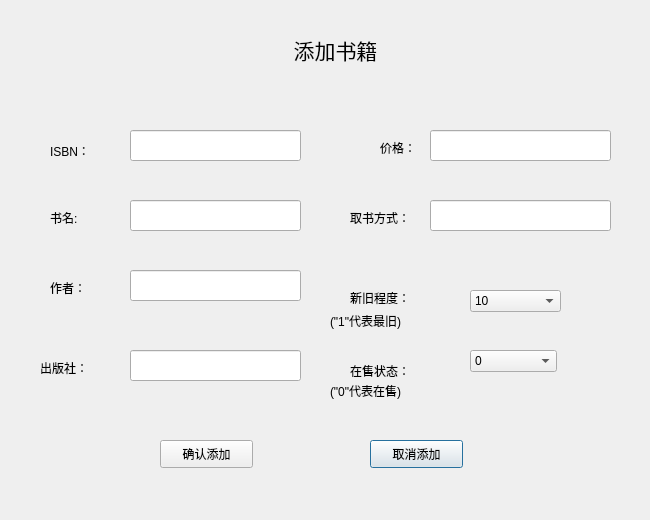
<?xml version="1.0" encoding="UTF-8"?>
<ui version="4.0">
 <class>InsertDialog</class>
 <widget class="QDialog" name="InsertDialog">
  <property name="geometry">
   <rect>
    <x>0</x>
    <y>0</y>
    <width>650</width>
    <height>520</height>
   </rect>
  </property>
  <property name="windowTitle">
   <string>Dialog</string>
  </property>
  <widget class="QLineEdit" name="takeMethodEdit">
   <property name="geometry">
    <rect>
     <x>430</x>
     <y>200</y>
     <width>181</width>
     <height>31</height>
    </rect>
   </property>
  </widget>
  <widget class="QPushButton" name="cancelButton">
   <property name="geometry">
    <rect>
     <x>370</x>
     <y>440</y>
     <width>93</width>
     <height>28</height>
    </rect>
   </property>
   <property name="text">
    <string>取消添加</string>
   </property>
  </widget>
  <widget class="QLabel" name="label">
   <property name="geometry">
    <rect>
     <x>50</x>
     <y>210</y>
     <width>72</width>
     <height>15</height>
    </rect>
   </property>
   <property name="text">
    <string>书名:</string>
   </property>
  </widget>
  <widget class="QComboBox" name="newStatusComboBox">
   <property name="geometry">
    <rect>
     <x>470</x>
     <y>290</y>
     <width>91</width>
     <height>22</height>
    </rect>
   </property>
   <item>
    <property name="text">
     <string>10</string>
    </property>
   </item>
   <item>
    <property name="text">
     <string>9</string>
    </property>
   </item>
   <item>
    <property name="text">
     <string>8</string>
    </property>
   </item>
   <item>
    <property name="text">
     <string>7</string>
    </property>
   </item>
   <item>
    <property name="text">
     <string>6</string>
    </property>
   </item>
   <item>
    <property name="text">
     <string>5</string>
    </property>
   </item>
   <item>
    <property name="text">
     <string>4</string>
    </property>
   </item>
   <item>
    <property name="text">
     <string>3</string>
    </property>
   </item>
   <item>
    <property name="text">
     <string>2</string>
    </property>
   </item>
   <item>
    <property name="text">
     <string>1</string>
    </property>
   </item>
  </widget>
  <widget class="QLabel" name="label_2">
   <property name="geometry">
    <rect>
     <x>50</x>
     <y>280</y>
     <width>72</width>
     <height>15</height>
    </rect>
   </property>
   <property name="text">
    <string>作者：</string>
   </property>
  </widget>
  <widget class="QPushButton" name="confirmButton">
   <property name="geometry">
    <rect>
     <x>160</x>
     <y>440</y>
     <width>93</width>
     <height>28</height>
    </rect>
   </property>
   <property name="text">
    <string>确认添加</string>
   </property>
  </widget>
  <widget class="QLabel" name="label_7">
   <property name="geometry">
    <rect>
     <x>350</x>
     <y>360</y>
     <width>72</width>
     <height>21</height>
    </rect>
   </property>
   <property name="text">
    <string>在售状态：</string>
   </property>
  </widget>
  <widget class="QLabel" name="label_4">
   <property name="geometry">
    <rect>
     <x>350</x>
     <y>210</y>
     <width>72</width>
     <height>15</height>
    </rect>
   </property>
   <property name="text">
    <string>取书方式：</string>
   </property>
  </widget>
  <widget class="QLineEdit" name="bookNameEdit">
   <property name="geometry">
    <rect>
     <x>130</x>
     <y>200</y>
     <width>171</width>
     <height>31</height>
    </rect>
   </property>
  </widget>
  <widget class="QLabel" name="label_5">
   <property name="geometry">
    <rect>
     <x>380</x>
     <y>140</y>
     <width>72</width>
     <height>15</height>
    </rect>
   </property>
   <property name="text">
    <string>价格：</string>
   </property>
  </widget>
  <widget class="QLabel" name="label_6">
   <property name="geometry">
    <rect>
     <x>350</x>
     <y>290</y>
     <width>72</width>
     <height>15</height>
    </rect>
   </property>
   <property name="text">
    <string>新旧程度：</string>
   </property>
  </widget>
  <widget class="QLabel" name="isbnLabel">
   <property name="geometry">
    <rect>
     <x>50</x>
     <y>140</y>
     <width>61</width>
     <height>21</height>
    </rect>
   </property>
   <property name="text">
    <string>ISBN：</string>
   </property>
  </widget>
  <widget class="QComboBox" name="sellingStatuscomboBox">
   <property name="geometry">
    <rect>
     <x>470</x>
     <y>350</y>
     <width>87</width>
     <height>22</height>
    </rect>
   </property>
   <item>
    <property name="text">
     <string>0</string>
    </property>
   </item>
   <item>
    <property name="text">
     <string>1</string>
    </property>
   </item>
  </widget>
  <widget class="QLineEdit" name="priceEdit">
   <property name="geometry">
    <rect>
     <x>430</x>
     <y>130</y>
     <width>181</width>
     <height>31</height>
    </rect>
   </property>
  </widget>
  <widget class="QLineEdit" name="writerEdit">
   <property name="geometry">
    <rect>
     <x>130</x>
     <y>270</y>
     <width>171</width>
     <height>31</height>
    </rect>
   </property>
  </widget>
  <widget class="QLabel" name="label_9">
   <property name="geometry">
    <rect>
     <x>330</x>
     <y>310</y>
     <width>111</width>
     <height>21</height>
    </rect>
   </property>
   <property name="text">
    <string>(&quot;1&quot;代表最旧)</string>
   </property>
  </widget>
  <widget class="QLineEdit" name="isbnEdit">
   <property name="geometry">
    <rect>
     <x>130</x>
     <y>130</y>
     <width>171</width>
     <height>31</height>
    </rect>
   </property>
  </widget>
  <widget class="QLineEdit" name="publisherEdit">
   <property name="geometry">
    <rect>
     <x>130</x>
     <y>350</y>
     <width>171</width>
     <height>31</height>
    </rect>
   </property>
  </widget>
  <widget class="QLabel" name="label_3">
   <property name="geometry">
    <rect>
     <x>40</x>
     <y>360</y>
     <width>72</width>
     <height>15</height>
    </rect>
   </property>
   <property name="text">
    <string>出版社：</string>
   </property>
  </widget>
  <widget class="QLabel" name="label_8">
   <property name="geometry">
    <rect>
     <x>330</x>
     <y>380</y>
     <width>111</width>
     <height>21</height>
    </rect>
   </property>
   <property name="text">
    <string>(&quot;0&quot;代表在售)</string>
   </property>
  </widget>
  <widget class="QLabel" name="titleLabel">
   <property name="geometry">
    <rect>
     <x>250</x>
     <y>30</y>
     <width>171</width>
     <height>41</height>
    </rect>
   </property>
   <property name="text">
    <string>&lt;html&gt;&lt;head/&gt;&lt;body&gt;&lt;p align=&quot;center&quot;&gt;&lt;span style=&quot; font-size:16pt;&quot;&gt;添加书籍&lt;/span&gt;&lt;/p&gt;&lt;/body&gt;&lt;/html&gt;</string>
   </property>
  </widget>
 </widget>
 <resources/>
 <connections>
  <connection>
   <sender>cancelButton</sender>
   <signal>clicked()</signal>
   <receiver>InsertDialog</receiver>
   <slot>cancelButton_click()</slot>
   <hints>
    <hint type="sourcelabel">
     <x>442</x>
     <y>466</y>
    </hint>
    <hint type="destinationlabel">
     <x>487</x>
     <y>475</y>
    </hint>
   </hints>
  </connection>
  <connection>
   <sender>confirmButton</sender>
   <signal>clicked()</signal>
   <receiver>InsertDialog</receiver>
   <slot>confirmButton_click()</slot>
   <hints>
    <hint type="sourcelabel">
     <x>195</x>
     <y>453</y>
    </hint>
    <hint type="destinationlabel">
     <x>160</x>
     <y>471</y>
    </hint>
   </hints>
  </connection>
 </connections>
 <slots>
  <slot>confirmButton_click()</slot>
  <slot>cancelButton_click()</slot>
 </slots>
</ui>
